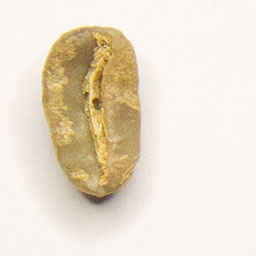
#> input picture Coffe_Beans_Test/_Sysroot/Longberry/lb_1600.jpg, 256 x 256 px, found by its file name
$ python Longberry_bean01.py
#> lines starting #> are read from the running program, lines starting #| are printed output that depends on the picture
# import required libraries
import cv2
from matplotlib import pyplot as plt

# Read the input image
img = cv2.imread('_Sysroot\Longberry\lb_1600.jpg')
#> img is the input picture: shape (256, 256, 3); mean B, G, R 205.6, 222.6, 233.3

# calculate the histogram for Blue, green ,Red color channels
hist1 = cv2.calcHist([img],[0],None,[256],[0,256]) #blue
#> hist1 = 256 values, max 14908 at index 241, min 0 at index 1, mean 256
hist2 = cv2.calcHist([img],[1],None,[256],[0,256]) # green
#> hist2 = 256 values, max 12700 at index 245, min 0 at index 0, mean 256
hist3 = cv2.calcHist([img],[2],None,[256],[0,256]) # red
#> hist3 = 256 values, max 13062 at index 250, min 0 at index 0, mean 256

# plot the histogram
plt.subplot(3,1,1), plt.plot(hist1, color='b')
plt.subplot(3,1,2), plt.plot(hist2, color='g')
plt.subplot(3,1,3), plt.plot(hist2, color='r')

plt.show()
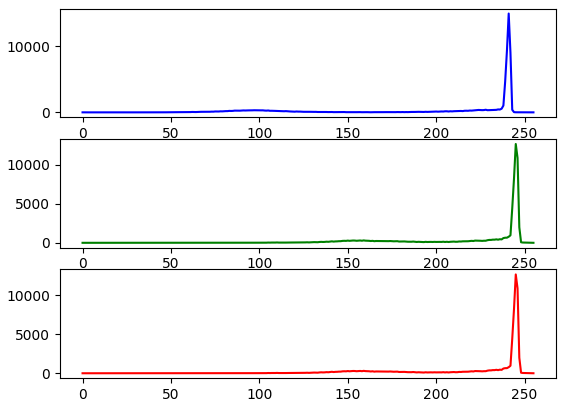
#> figure drawn by matplotlib, 3 panels; panel 1: curve peaks at x = 241, y = 14908; panel 2: curve peaks at x = 245, y = 12700; panel 3: curve peaks at x = 245, y = 12700
